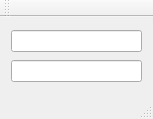
<?xml version="1.0" encoding="UTF-8"?>
<ui version="4.0">
 <class>PlayTimerWindow</class>
 <widget class="QMainWindow" name="PlayTimerWindow">
  <property name="geometry">
   <rect>
    <x>0</x>
    <y>0</y>
    <width>153</width>
    <height>119</height>
   </rect>
  </property>
  <property name="sizePolicy">
   <sizepolicy hsizetype="Fixed" vsizetype="Fixed">
    <horstretch>0</horstretch>
    <verstretch>0</verstretch>
   </sizepolicy>
  </property>
  <property name="minimumSize">
   <size>
    <width>0</width>
    <height>0</height>
   </size>
  </property>
  <property name="baseSize">
   <size>
    <width>0</width>
    <height>0</height>
   </size>
  </property>
  <property name="windowTitle">
   <string>PlayTimerWindow</string>
  </property>
  <widget class="QWidget" name="centralWidget">
   <layout class="QHBoxLayout" name="horizontalLayout">
    <item>
     <layout class="QVBoxLayout" name="verticalLayout">
      <item>
       <widget class="QLineEdit" name="lineEdit">
        <property name="focusPolicy">
         <enum>Qt::ClickFocus</enum>
        </property>
        <property name="readOnly">
         <bool>false</bool>
        </property>
       </widget>
      </item>
      <item>
       <widget class="QLineEdit" name="timeEdit">
        <property name="readOnly">
         <bool>true</bool>
        </property>
       </widget>
      </item>
     </layout>
    </item>
   </layout>
  </widget>
  <widget class="QMenuBar" name="menuBar">
   <property name="geometry">
    <rect>
     <x>0</x>
     <y>0</y>
     <width>153</width>
     <height>21</height>
    </rect>
   </property>
  </widget>
  <widget class="QToolBar" name="mainToolBar">
   <attribute name="toolBarArea">
    <enum>TopToolBarArea</enum>
   </attribute>
   <attribute name="toolBarBreak">
    <bool>false</bool>
   </attribute>
  </widget>
  <widget class="QStatusBar" name="statusBar"/>
 </widget>
 <layoutdefault spacing="6" margin="11"/>
 <resources/>
 <connections/>
</ui>
